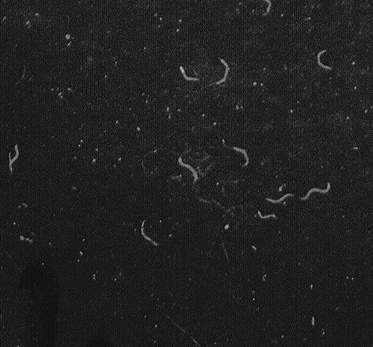
#> input picture HW4/1.png, 373 x 347 px
$ python 4-morphology.py
#> lines starting #> are read from the running program, lines starting #| are printed output that depends on the picture; after the words box and inside, x2 and y2 are one past the last pixel; in counts of white or black regions, pixels touching at a corner belong together
import cv2
import matplotlib.pyplot as plt
import numpy as np

# image binaryzation
def binarazate(src, thresh):
    row, col = src.shape
    dst = src.copy()
    for i in range(row):
        for j in range(col):
            if src[i][j] > thresh:
                dst[i][j] = 255
            else:
                dst[i][j] = 0
    return dst

thresh = 100

# define different morphology kernals
kernal1 = np.ones((3,3), np.uint8)
kernal2 = np.ones((7,7), np.uint8)
kernal3 = np.ones((2,2), np.uint8)
for i in range(5):
    for j in range(5):
        kernal2[i+1][j+1] = 0

original = cv2.imread("./1.png", cv2.IMREAD_GRAYSCALE)
#> original is the input picture: shape (347, 373); min 0, max 179, mean 32.6

# binaryzate the image
binary = binarazate(original, thresh=thresh)
#> after the loop in binarazate, `for i in range(row):`:
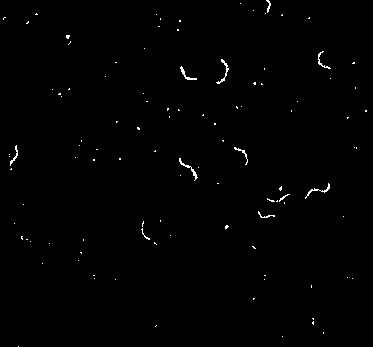
#> dst: shape (347, 373); 0.59% white in thin lines or dots

changed = cv2.dilate(binary, kernal2)
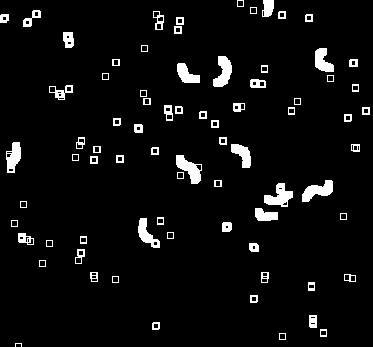
#> changed: shape (347, 373); 5.1% white; 76 white regions (1 under 20 px), largest, box (x1, y1, x2, y2) and area: (264, 183, 293, 207) 379, (176, 155, 202, 184) 377, (302, 180, 333, 202) 372
changed = cv2.erode(changed, kernal1)
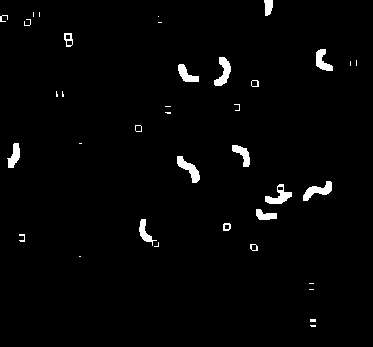
#> changed: shape (347, 373); 2% white; 37 white regions (18 under 20 px), largest, box (x1, y1, x2, y2) and area: (303, 181, 332, 201) 262, (177, 156, 200, 183) 260, (214, 57, 231, 86) 255
changed = cv2.erode(changed, kernal1)
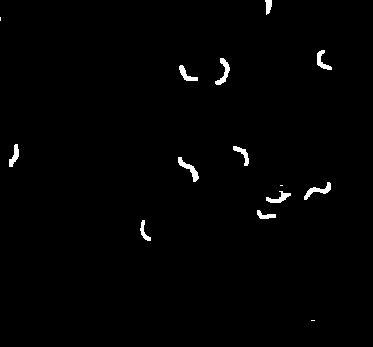
#> changed: shape (347, 373); 1.1% white; 14 white regions (3 under 20 px), largest, box (x1, y1, x2, y2) and area: (178, 157, 199, 182) 164, (304, 182, 331, 200) 160, (215, 58, 230, 85) 157
changed = cv2.erode(changed, kernal1)
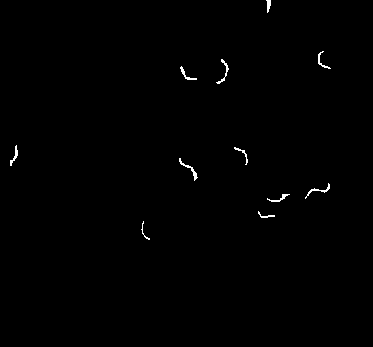
#> changed: shape (347, 373); 0.45% white in thin lines or dots, all inside (x1, y1, x2, y2) = (10, 0, 331, 240)
changed = cv2.dilate(changed, kernal1)

row, col = original.shape
#> row = 347; col = 373
for i in range(row):
        for j in range(col):
            if changed[i][j] and binary[i][j]:
                changed[i][j] = 255
            else:
                changed[i][j] = 0
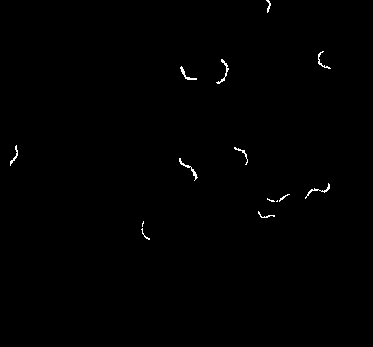
#> changed: shape (347, 373); 0.39% white in thin lines or dots, all inside (x1, y1, x2, y2) = (10, 0, 331, 240)
changed = cv2.dilate(changed, kernal3)
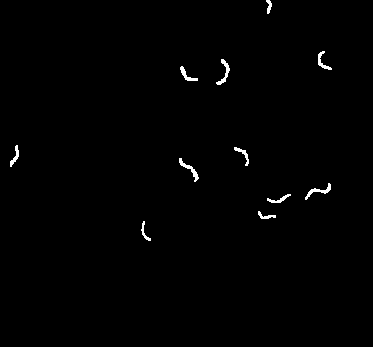
#> changed: shape (347, 373); 0.7% white; 11 white regions, largest, box (x1, y1, x2, y2) and area: (179, 158, 199, 182) 113, (305, 183, 331, 200) 112, (216, 59, 230, 85) 111

# count connected components
num_labels, labels, stats, centroids = cv2.connectedComponentsWithStats(changed, connectivity=8)
#> labels: shape (347, 373) int32; 12 distinct labels, from 0 to 11
#> num_labels = 12; stats = [[0, 0, 373, 347, 128521], [266, 0, 6, 14, 49], [318, 51, 14, 19, 87], [216, 59, 14, 26, 111], [180, 66, 18, 15, 88], [10, 145, 9, 22, 76], [234, 147, 15, 19, 79], [179, 158, 20, 24, 113], [305, 183, 26, 17, 112], [267, 194, 24, 9, 76], [258, 211, 18, 8, 60], [141, 221, 10, 20, 59]]; centroids = [[185.7, 173.2], [268.6, 5.92], [322.3, 61.33], [223.8, 72.12], [186.7, 74.86], [14.66, 156], [242.6, 154], [189.2, 169], [318.3, 190.7], [278.7, 198.9], [265.5, 215.7], [144.4, 231.9]]
print("There are", num_labels-1, "bacteria")
#| There are 11 bacteria

plt.subplot(131, title="original")
plt.xticks([]), plt.yticks([])
plt.imshow(original, cmap="gray", vmin=0, vmax=255)
plt.subplot(132, title="binary")
plt.xticks([]), plt.yticks([])
plt.imshow(binary, cmap="gray", vmin=0, vmax=255)
plt.subplot(133, title="modified")
plt.xticks([]), plt.yticks([])
plt.imshow(changed, cmap="gray", vmin=0, vmax=255)
plt.show()
